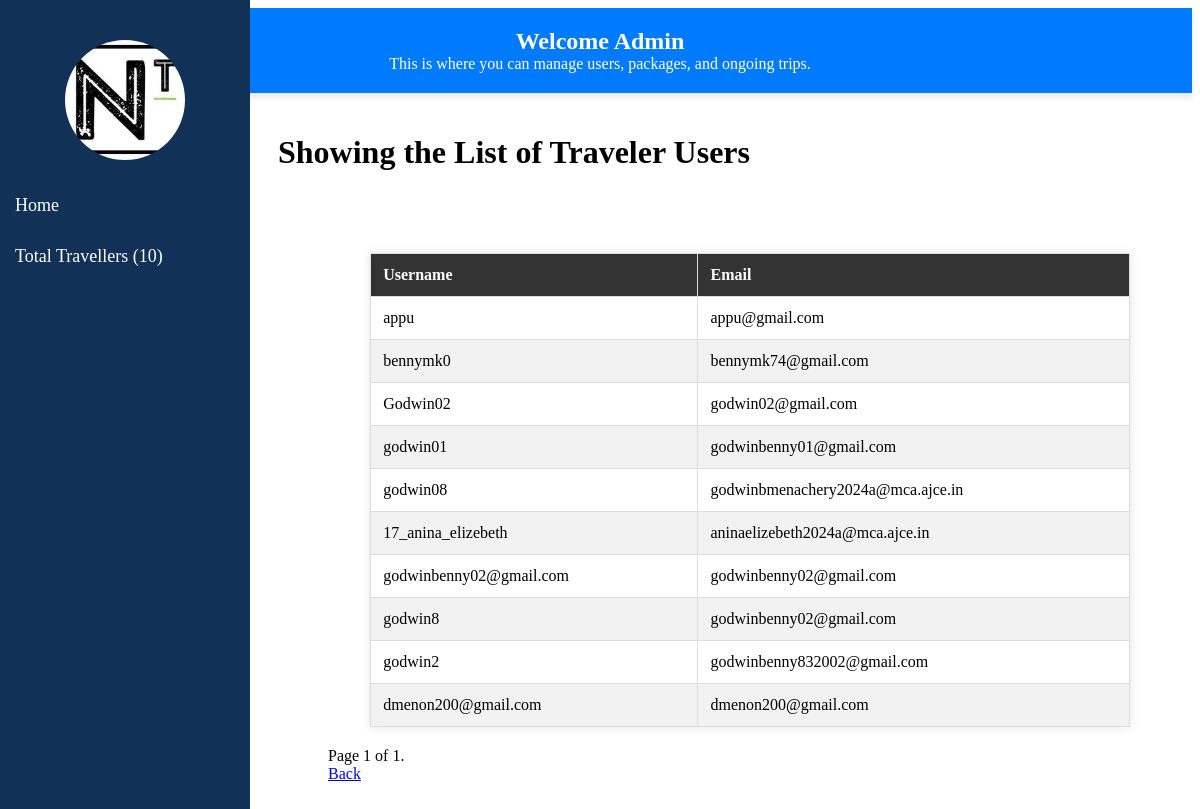
The app's page /travellers/ (signed in) with its own data.
### Niwi_Travels/models.py (models this page shows, shortened)
class User(AbstractUser):
    is_traveller = models.BooleanField(default=True)
    is_driver = models.BooleanField(default=False)

### Niwi_Travels/views.py (the view)
# urls.py: path('travellers/', views.travellers, name='travellers'),
@never_cache
@login_required(login_url='log')
def travellers(request):
    if request.user.is_staff:
        user_profiles = User.objects.filter(is_traveller=True)
        user_count = user_profiles.count()
        paginator = Paginator(user_profiles, 10)
        page_number = request.GET.get('page')
        page = paginator.get_page(page_number)
        context = {'user_profiles': page, 'user_count': user_count}
        return render(request, 'travellers.html', context)
    return redirect('/log')

### templates/travellers.html (shortened to what this page needs)
{% load static %}
<!DOCTYPE html>
<html lang="en">
<head>
</head>
<body>
    <div class="sidebar">
        <div class="profile-picture"></div>
        <a href="/admins" id="logout-link">Home</a>
        <a href="#">Total Travellers ({{ user_count }})</a>
    </div>
    <div class="navbar">
        <h1>Welcome Admin</h1>
        <p>This is where you can manage users, packages, and ongoing trips.</p>
    </div>
    <div class="main-content">
        <h1>Showing the List of Traveler Users</h1>
    </div>
    <div class="table-container">
        <main>
            <table>
                <thead>
                    <tr>
                        <th>Username</th>
                        <th>Email</th>
                    </tr>
                </thead>
                <tbody>
                    {% for user_profile in user_profiles %}
                        <tr>
                            <td>{{ user_profile.username }}</td>
                            <td>{{ user_profile.email }}</td>
                        </tr>
                    {% endfor %}
                </tbody>
            </table>
        </main>
        <div class="pagination">
            <span class="step-links">
                <span class="current">
                    Page {{ user_profiles.number }} of {{ user_profiles.paginator.num_pages }}.
                </span>
            </span>
        </div>
        <div class="back-button">
            <a href="/admins" class="button">Back</a>
        </div>
    </div>
</body>
</html>

### records on screen
User: username "appu", email "appu@gmail.com"
User: username "bennymk0", email "bennymk74@gmail.com"
User: username "Godwin02", email "godwin02@gmail.com"
User: username "godwin01", email "godwinbenny01@gmail.com"
User: username "godwin08", email "godwinbmenachery2024a@mca.ajce.in"
User: username "17_anina_elizebeth", email "aninaelizebeth2024a@mca.ajce.in"
User: username "godwinbenny02@gmail.com", email "godwinbenny02@gmail.com"
User: username "godwin8", email "godwinbenny02@gmail.com"
User: username "godwin2", email "godwinbenny832002@gmail.com"
User: username "dmenon200@gmail.com", email "dmenon200@gmail.com"

### other values on screen
{{ user_count }} "10"
{{ user_profiles.number }} "1"
{{ user_profiles.paginator.num_pages }} "1"
